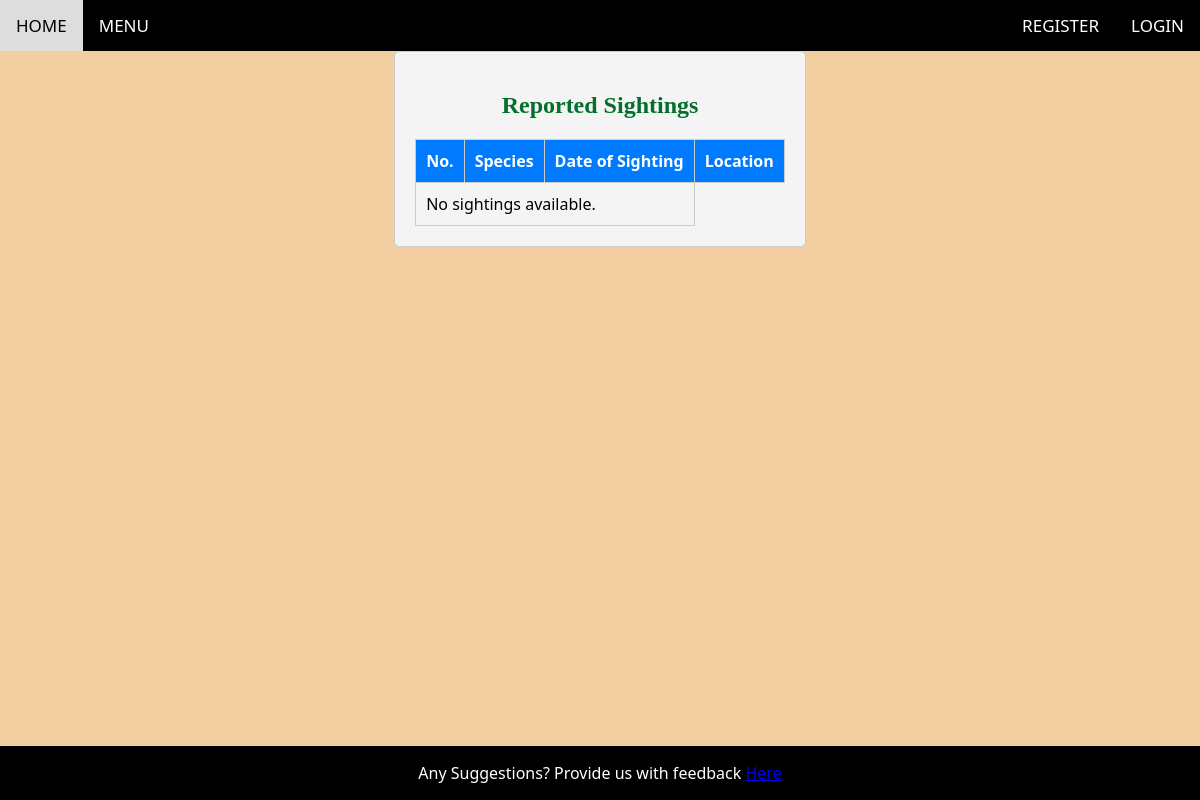
The app's page /sighting, older data.
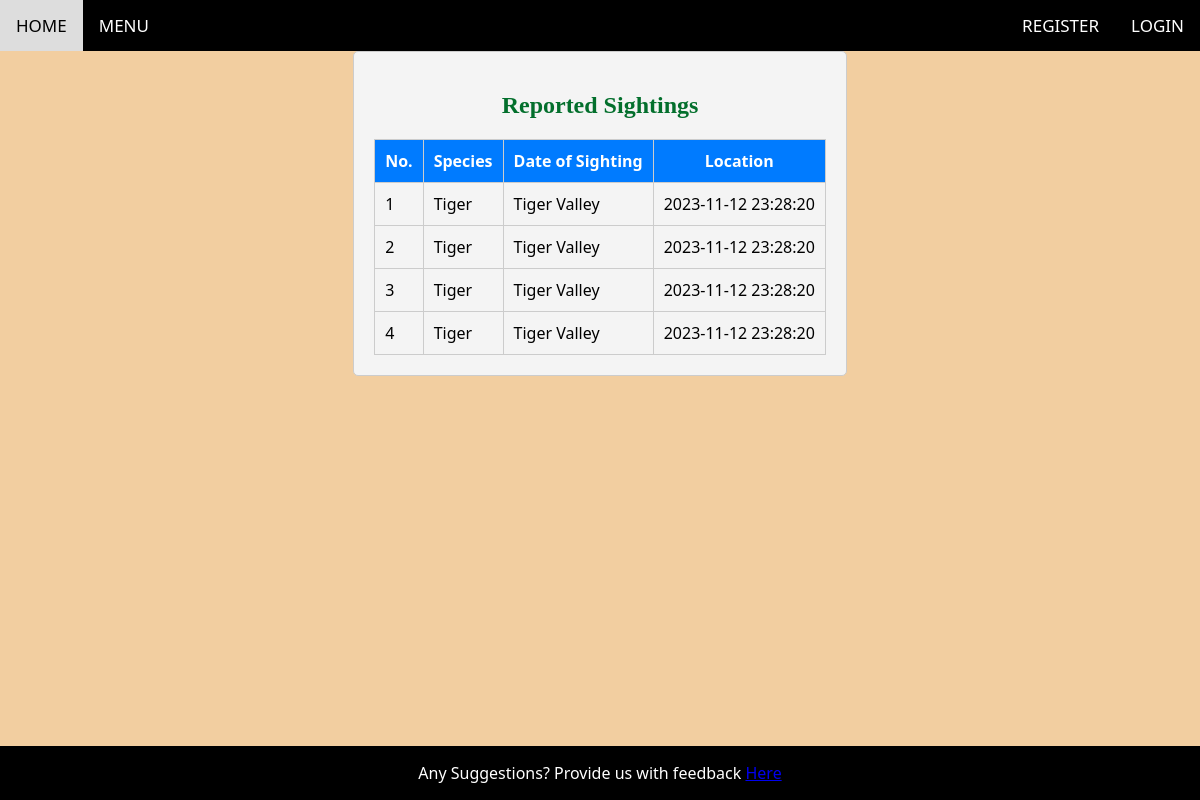
The same page, newer data.
### tables this page shows
CREATE TABLE SIGHTINGS (Sighting_ID INTEGER PRIMARY KEY NOT NULL, Species_ID INTEGER REFERENCES SPECIES (Species_ID), Student_ID INTEGER REFERENCES STUDENTS (Student_ID), School_ID INTEGER REFERENCES SCHOOLS (School_ID), Species_Name TEXT, Location TEXT, Date TIMESTAMP);

### app.py (the view)
@app.route('/sighting' , methods = ['GET','POST'], endpoint='sighting')
def sighting():
    conn = sql.connect('DBTest1.db')
    cursor = conn.cursor()
    cursor.execute('SELECT * FROM SIGHTINGS')
    sightings = cursor.fetchall()
    conn.close()
    return render_template('sighting.html', sightings = sightings)

### templates/sighting.html (shortened to what this page needs)
{% extends "layout.html" %}
{% block content %}
<div class="sightings-list">
    <h2>Reported Sightings</h2>
    <table>
        <thead>
            <tr>
                <th>No.</th>
                <th>Species</th>
                <th>Date of Sighting</th>
                <th>Location</th>
            </tr>
        </thead>
        <tbody>
            {% if sightings %}
            {% for sighting in sightings %}
                <tr>
                    <td>{{ sighting[0] }}</td>
                    <td>{{ sighting[4] }}</td>
                    <td>{{ sighting[5] }}</td>
                    <td>{{ sighting[6] }}</td>
                </tr>
            {% endfor %}
            {% else %}
            <tr>
                <td colspan="3">No sightings available.</td>
            </tr>
        {% endif %}
        </tbody>
    </table>
</div>
{% endblock %}

### templates/layout.html (shortened to what this page needs)
<html>
<link rel="stylesheet" href="{{ url_for('static', filename='css/styles.css') }}">
<head>
</head>
<body>
  <div class="topnav">
    <a href="/">HOME</a>
    <div class="dropdown">
        <button class="dropbtn">MENU</button>
    </div>
    <div class="right-links">
        <a href="/register">REGISTER</a>
        <a href="/login">LOGIN</a>
    </div>
</div>
{% block content %}
{% endblock %}
<footer>
  <p>Any Suggestions? Provide us with feedback
  <a href="/feedback">Here</a></p>
</footer>
</body>
</html>

### static/css/styles.css (style rules this page uses)
body { font-family: system-ui, -apple-system, BlinkMacSystemFont, 'Segoe UI', Roboto, Oxygen, Ubuntu, Cantarell, 'Open Sans', 'Helvetica Neue', sans-serif; min-height: 100vh; display: flex; flex-direction: column; margin: 0; padding: 0; background-color: #f2cea0; }
footer { position: fixed; bottom: 0; left: 0; right: 0; width: 100%; background-color: #000000; color: white; text-align: center; }
.topnav { background-color: #000000; overflow: hidden; width: 100%; margin: 0; padding: 0; }
.topnav a { float: left; color: #f2f2f2; text-align: center; padding: 14px 16px; text-decoration: none; font-size: 17px; }
.dropdown { float: left; overflow: hidden; }
.dropbtn { font-size: 17px; border: none; outline: none; color: white; padding: 14px 16px; background-color: inherit; font-family: inherit; margin: 0; }
.right-links { float: right; }
.right-links a { padding: 14px 16px; text-decoration: none; color: white; text-align: right; }

### templates/sighting.html (style rules this page uses)
body { background-color: #f2cea0; }
.sightings-list { max-width: 800px; margin: 0 auto; padding: 20px; background-color: #f4f4f4; border: 1px solid #ccc; border-radius: 5px; text-align: center; }
h2 { color: rgb(3, 111, 44); font-family: serif; font-size: 24px; }
table { width: 100%; margin-top: 10px; border-collapse: collapse; }
th, td { padding: 10px; border: 1px solid #ccc; }
th { background-color: #007BFF; color: #fff; }

Row changes from the older to the newer data that the page shows:
added SIGHTINGS: Sighting_ID "1", Species_Name "Tiger", Location "Tiger Valley", Date "2023-11-12 23:28:20"
added SIGHTINGS: Sighting_ID "2", Species_Name "Tiger", Location "Tiger Valley", Date "2023-11-12 23:28:20"
added SIGHTINGS: Sighting_ID "3", Species_Name "Tiger", Location "Tiger Valley", Date "2023-11-12 23:28:20"
added SIGHTINGS: Sighting_ID "4", Species_Name "Tiger", Location "Tiger Valley", Date "2023-11-12 23:28:20"
Text that changed along with them:
text no longer shown: "No sightings available."
